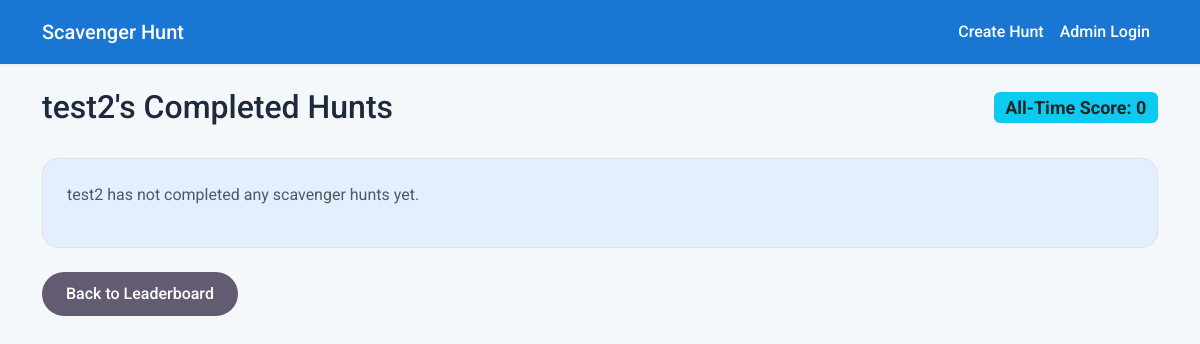
The page /user/test2 on the database as committed earlier.
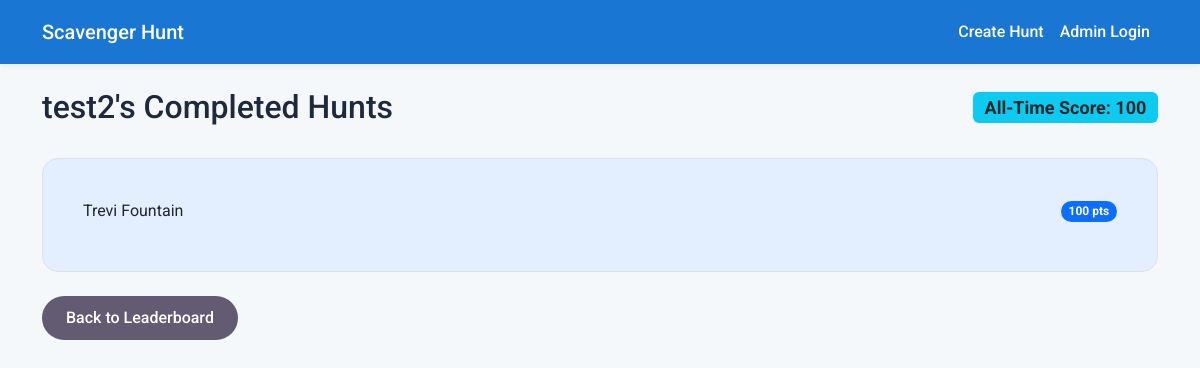
The same page on the database as committed later.
### app.py (models this page shows)
class Player(db.Model):
    id = db.Column(db.Integer, primary_key=True)
    username = db.Column(db.String(255), nullable=False)
    hunt_id = db.Column(db.Integer, db.ForeignKey('hunt.id'), nullable=False)
    total_score = db.Column(db.Integer, default=0)
    is_completed = db.Column(db.Boolean, default=False)
    attempts = db.relationship('Attempt', backref='player', lazy=True)

class Hunt(db.Model):
    id = db.Column(db.Integer, primary_key=True)
    name = db.Column(db.String(255), nullable=False)
    targets = db.relationship('Target', backref='hunt', lazy=True, cascade="all, delete-orphan")

### app.py (the view)
@app.route('/user/<username>')
def user_details(username):
    user_scores = db.session.query(
        Hunt.name,
        Player.total_score
    ).join(Player, Hunt.id == Player.hunt_id)\
     .filter(Player.username == username, Player.is_completed == True)\
     .order_by(Hunt.name)\
     .all()
    total_score_all_time = sum(score for _, score in user_scores)
    return render_template('user_details.html', username=username, scores=user_scores, total_score=total_score_all_time)

### templates/user_details.html
{% extends 'layout.html' %}
{% block content %}
<div class="d-flex justify-content-between align-items-center">
    <h2>{{ username }}'s Completed Hunts</h2>
    <h4><span class="badge bg-info text-dark">All-Time Score: {{ total_score }}</span></h4>
</div>
<div class="card mt-4">
    <div class="card-body">
        {% if scores %}
            <ul class="list-group list-group-flush">
                {% for hunt_name, score in scores %}
                    <li class="list-group-item d-flex justify-content-between align-items-center p-3">
                        <span>{{ hunt_name }}</span>
                        <span class="badge bg-primary rounded-pill">{{ score }} pts</span>
                    </li>
                {% endfor %}
            </ul>
        {% else %}
            <p class="text-muted">{{ username }} has not completed any scavenger hunts yet.</p>
        {% endif %}
    </div>
</div>
<a href="{{ url_for('index') }}" class="btn btn-secondary mt-4">Back to Leaderboard</a>
{% endblock %}

Rows that differ between the two databases and show on the page:
now on this page (row edited): Player: username "test2", name "Trevi Fountain", total_score "100"
Other text that changed with them:
{{ total_score }}: "0" → "100"
{{ username }}: "test2" → (not shown)
text no longer shown: "has not completed any scavenger hunts yet."
